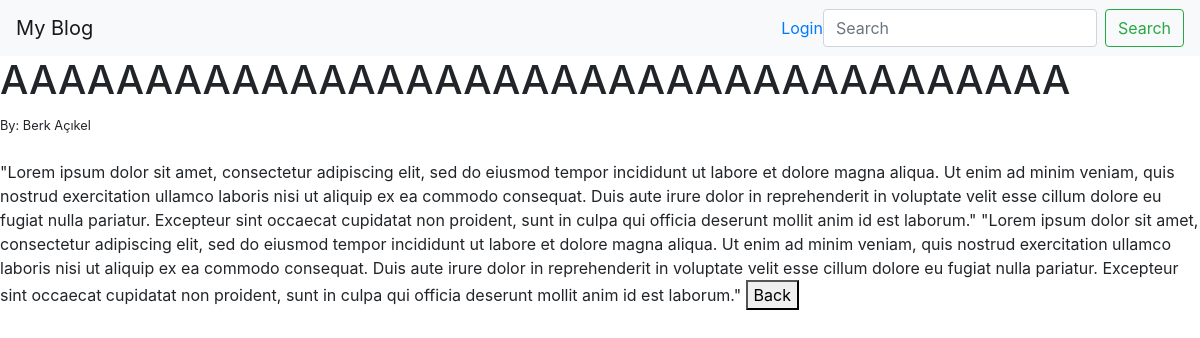
The app's page /detail/7 with its own data.
### main/models.py (models this page shows, shortened)
class Post(models.Model):
    title = models.CharField(max_length=250)
    author = models.ForeignKey(User, on_delete=models.CASCADE)
    body = models.TextField()
    post_date = models.DateTimeField(auto_now_add=True)
    category = models.CharField(max_length=250, default='coding')

### main/views.py (the view)
# urls.py: path('detail/<int:pk>', PostDetailView.as_view(), name='detail'),
class PostDetailView(DetailView):
    model = Post
    template_name = 'main/detail.html'

### template/main/detail.html (shortened to what this page needs)
{% extends 'main/base.html' %}
{% block content %}
    <h1>{{post.title}}</h1>
    <small>By: {{post.author.first_name}} {{post.author.last_name}}</small>
    <br>
    <br>
    {{post.body}}
    <a href="{% url 'main' %}"><button>Back</button></a>
{% endblock %}

### records on screen
Post: title "AAAAAAAAAAAAAAAAAAAAAAAAAAAAAAAAAAAAA", author.first_name "Berk", author.last_name "Açıkel", body "\"Lorem ipsum dolor sit amet, consectetur adipiscing elit, sed do eiusmod tempor incididunt ut labore et dolore magna aliqua. Ut enim ad minim veniam, quis nostrud exercitation ullamco laboris nisi ut aliquip ex ea commodo consequat. Duis aute irure dolor in reprehenderit in voluptate velit esse cillum dolore eu fugiat nulla pariatur. Excepteur sint occaecat cupidatat non proident, sunt in culpa qui officia deserunt mollit anim id est laborum.\" \"Lorem ipsum dolor sit amet, consectetur adipiscing elit, sed do eiusmod tempor incididunt ut labore et dolore magna aliqua. Ut enim ad minim veniam, quis nostrud exercitation ullamco laboris nisi ut aliquip ex ea commodo consequat. Duis aute irure…"
